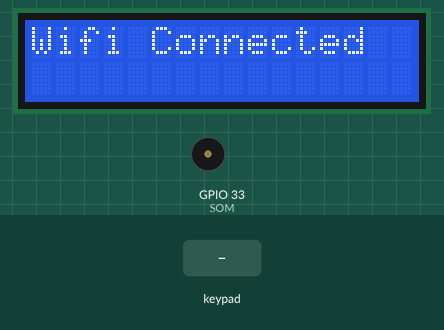
Simulated run of this program. Board: ESP32. Shown: 16×2 character LCD, buzzer (waves = sounding). The inputs (shaded band) are chosen by the test bench. WiFi joins after 1.5 s; servers stay silent unless stated; uploads are accepted with an empty reply.

Above: at 1.6 s.
At 9.0 s:
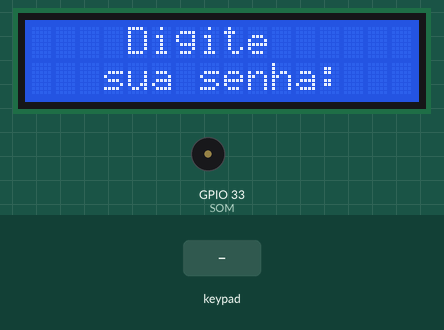
9.1 s: key '*' pressed
At 9.9 s:
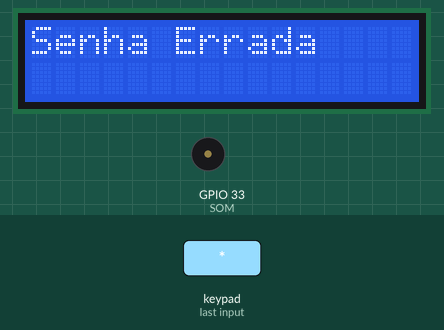
12.1 s: keypad keys 1 8 5 1 7 1 6 * pressed 0.4 s apart
At 17.6 s:
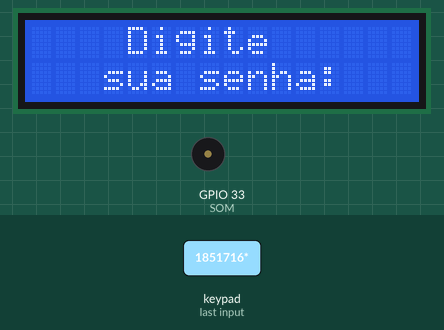
Timing chart, 0 to 19.1 s (numbered marks = the images above; inputs shaded):
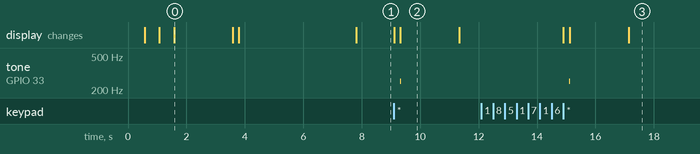

The program:

main.cpp
```cpp
#include <Keypad.h>
#include <LiquidCrystal_I2C.h>
#include <WiFi.h>
#include <HTTPClient.h>

#define SOM 33

LiquidCrystal_I2C lcd(0X27, 16, 2);

const uint8_t ROWS = 4;
const uint8_t COLS = 4;

const char* SSID = "Wokwi-GUEST";
const char* PASSWORD = "";

HTTPClient http;

String apiIP = "https://3ed0-177-93-150-55.ngrok-free.app";
String logAcesso = "https://api.thingspeak.com/update?api_key=QYVMO3H6J77T93IK&field2=";

char keys[ROWS][COLS] = {
  { '1', '2', '3', 'A' },
  { '4', '5', '6', 'B' },
  { '7', '8', '9', 'C' },
  { '*', '0', '#', 'D' }
};
uint8_t colPins[COLS] = { 18, 5, 17, 16 };
uint8_t rowPins[ROWS] = { 23, 22, 21, 19 };
Keypad keypad = Keypad(makeKeymap(keys), rowPins, colPins, ROWS, COLS);

void setup() {
  Serial.begin(115200);

  WiFi.begin(SSID, PASSWORD);

  Wire.begin(26,27);
  lcd.init();
  lcd.backlight();

  pinMode(SOM, OUTPUT);

  int attempts = 0;
  while (WiFi.status() != WL_CONNECTED && attempts < 10) {
    delay(500);
    lcd.print(".");
    attempts++;
  }

  if (WiFi.status() != WL_CONNECTED) {
    lcd.clear();
    lcd.print("Falha no Wi-Fi");
    while(1);
  }

  lcd.clear();
  lcd.print("Wifi Connected");
  delay(2000);
  lcd.clear();

  http.begin(apiIP + "/helloworld");
  int httpCode = http.GET();
  if (httpCode > 0) {
    lcd.print("API Connected");
  } else {
    lcd.print("Erro: " + String(httpCode));
  }

  http.end();
  delay(4000);
  lcd.clear();

  lcd.setCursor(4,0);
  lcd.print("Digite");
  lcd.setCursor(3,1);
  lcd.print("sua senha:");
}

char senha[10];
int senhaIndex = 0;

void conferir() {
  http.begin(apiIP + "/credenciais/entrar/" + senha);
  int httpCode = http.POST("");
  if(httpCode > 0) {
    if(http.getString() == "Senha valida") {
      tone(SOM, 252, 100);
      lcd.print("Liberado");
      noTone(SOM);
      http.begin(logAcesso + "&field2=" + 1);
      http.GET();
    } else {
      tone(SOM, 252, 100);
      lcd.print("Senha Errada");
      noTone(SOM);
    }
  } else {
    lcd.print("Erro: "+String(httpCode));
  }

  http.end();
}

void loop() {
  char key = keypad.getKey();

  if (key != NO_KEY) {
    if(key != '*'){
      if (senhaIndex < 9) {
        senha[senhaIndex++] = key;
        senha[senhaIndex] = '\0';
      }
    } else {
      lcd.clear();
      conferir();
      delay(2000);
      lcd.clear();

      lcd.setCursor(4,0);
      lcd.print("Digite");
      lcd.setCursor(3,1);
      lcd.print("sua senha:");

      senhaIndex = 0;
    }
  }
}
```

Measured:
- after the input at 9.1 s, tone on GPIO 33 (SOM): silent → 252 Hz after 0.21 s, → silent 0.01 s later; the display: first changes at once (image 2 shows a later state)
- after the input at 12.1 s, tone on GPIO 33 (SOM): silent → 252 Hz after 3.0 s, → silent 0.01 s later; the display: first changes after 2.8 s (image 3 shows a later state)
- what the display in image 0 shows lasts 2.0 s, from 1.6 s to 3.6 s
